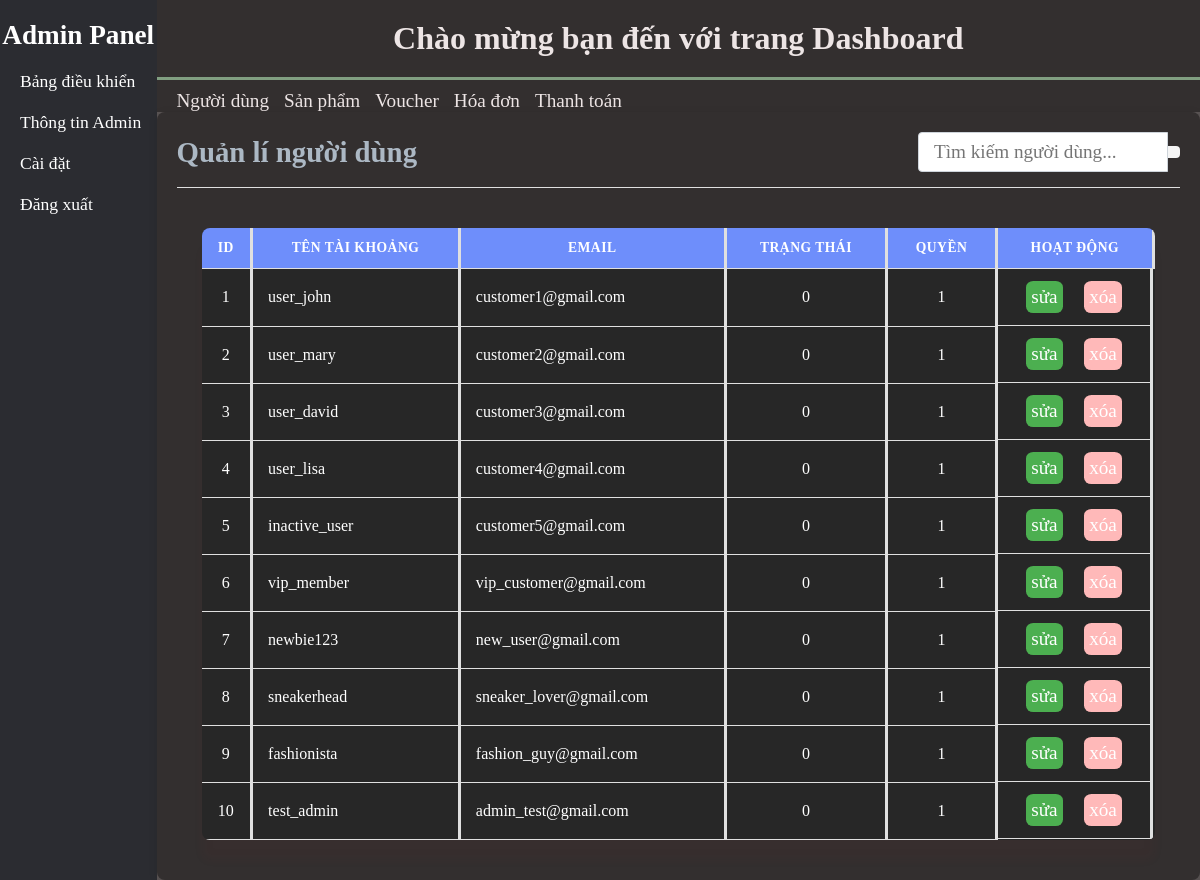
The app's page /admin.php, older data.
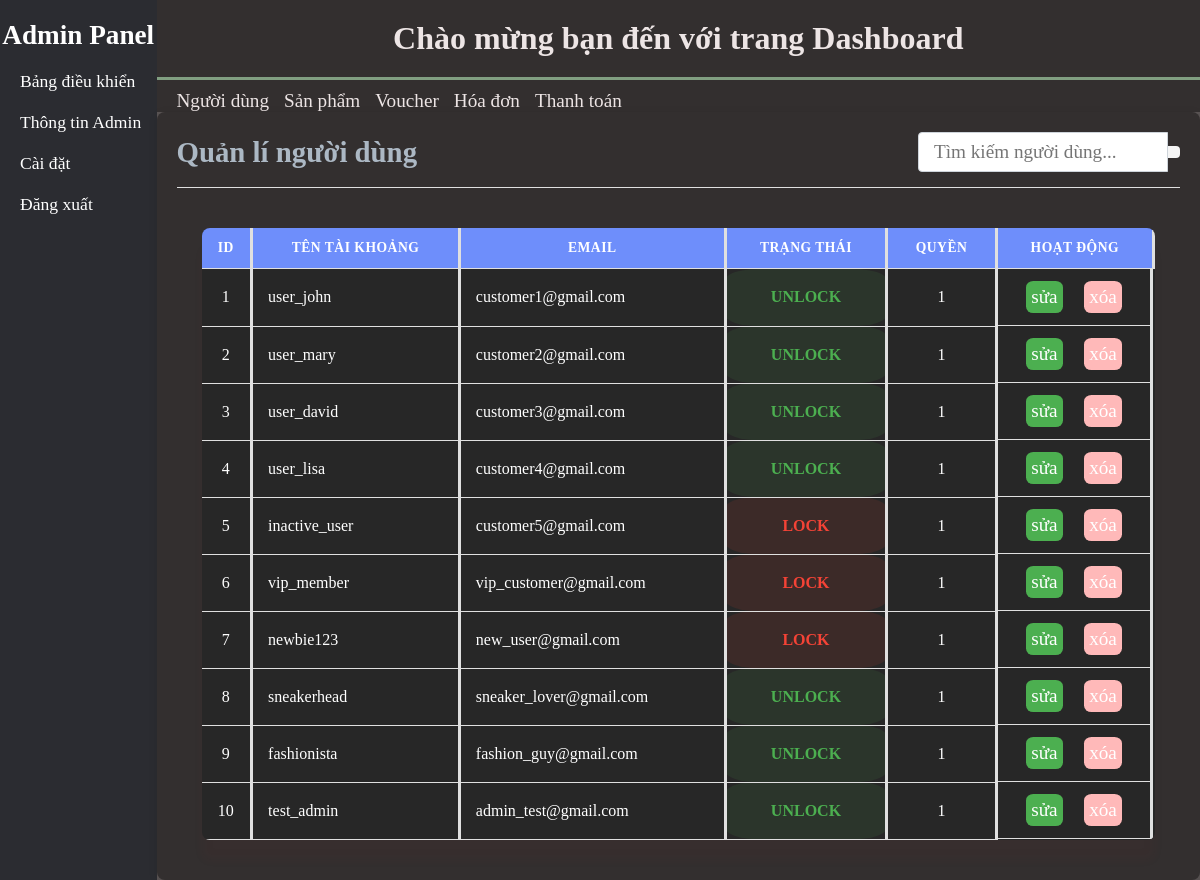
The same page, newer data.
### tables this page shows
CREATE TABLE users
(
  id INT NOT NULL AUTO_INCREMENT,
  email VARCHAR(100) NOT NULL,
  password VARCHAR(255) NOT NULL,
  status char(10) NOT NULL DEFAULT 'UNLOCK',
  username VARCHAR(50) NOT NULL,
  created_at TIMESTAMP DEFAULT CURRENT_TIMESTAMP,
  updated_at TIMESTAMP DEFAULT CURRENT_TIMESTAMP ON UPDATE CURRENT_TIMESTAMP,
  PRIMARY KEY (id),
  UNIQUE (email),
  UNIQUE (username)
);

### database/database_sever.php (called while the page is built, shortened)
<?php
    class database_sever{
        private $host = 'localhost';
        private $username = 'root';
        private $password = '';
        public $conn = null;
        public function __construct($db_name="bangiay"){
            $this->db_name = $db_name;
        try {
            $this->conn = new PDO(
                'mysql:host=' . $this->host . ';dbname=' . $this->db_name,
                $this->username,
                $this->password
            );
            $this->conn->setAttribute(PDO::ATTR_ERRMODE, PDO::ERRMODE_EXCEPTION);
            $this->conn->setAttribute(PDO::ATTR_DEFAULT_FETCH_MODE, PDO::FETCH_ASSOC);
            $this->conn->setAttribute(PDO::ATTR_EMULATE_PREPARES, false);
        } catch(PDOException $e) {
            error_log("Connection Error: " . $e->getMessage());
            throw new Exception("Database connection failed");
        }
        }
        public function view_table($string_query){
            try{
                $this->stmt = $this->conn->prepare($string_query);
                $this->stmt->execute();
                return $this->stmt->fetchAll();
            } catch(PDOException $e) {
                echo "Lỗi: " . $e->getMessage();
            }
        }
    }
?>

### dao/UserDao.php (called while the page is built, shortened)
<?php
require_once __DIR__ . '/../DTO/UserDTO.php';
require_once __DIR__ . '/../database/database_sever.php';
class UserDao {
    private $db;
    public function __construct() {
        $this->db = new database_sever();
    }
    public function view_all() {
        $sql = "SELECT * FROM users";
        $results = $this->db->view_table($sql);
        $users = [];
        foreach ($results as $row) {
            $users[] = new UserDTO($row);
        }
        return $users;
    }
}
?>

### DTO/UserDTO.php (called while the page is built, shortened)
<?php
class UserDTO {
    public function __construct($data) {
        $this->id = $data['id'] ?? null;
        $this->email = $data['email'] ?? '';
        $this->status = $data['status'] ?? 1;
        $this->username = $data['username'] ?? '';
    }
}?>

### admin/dashboard/table/account_management.php (the view)
<?php
    require_once __DIR__ . "/../../../dao/UserDao.php";
    $table_users = new UserDao();
    $users = $table_users->view_all();
    ?>
    <link rel="stylesheet" href="css/admin_style/dashboard/account_management.css">
    <link rel="stylesheet" href="css/admin_style/dashboard//table_main.css">
    <div class="account-management">
    <table>
        <thead><tr>
        <th>ID</th>
        <th>Tên tài khoảng</th>
        <th>Email</th>
        <th>Trạng thái</th>
        <th>Quyền</th>
        <th>Hoạt động</th></tr>
    </thead>
    <tbody><?php foreach($users as $user): ?>
        <tr data-id="<?= $user->id ?>">
        <td><?= $user->id ?></td>
        <td><?= $user->username ?></td>
        <td><?= $user->email ?></td>
        <td class="status-user status-<?= strtolower($user->status) ?>">
    <?= $user->status ?>
</td>
        <td>1</td>
        <td class='row button-update'>
            <button class='action-btn' data-action='update' data-id='<?= $user->id ?>'>sửa</button>
            <button class='action-btn' data-action='delete' data-id='<?= $user->id ?>'>xóa</button>
        </td>
        </tr>
        <?php endforeach; ?></tbody>
    </table>
</div>

### admin.php (shortened to what this page needs)
<!DOCTYPE html>
<html lang="en">
<head>
    <link rel="stylesheet" href="css/admin_style/style.css">
</head>
<body>
    <div class="Admin-container row">
        <div class="left-menu column">
        <h1>Admin Panel</h1>
        <div class="Dashboard"><ion-icon name="clipboard-outline"></ion-icon> Bảng điều khiển</div>
        <div class="Infor_Admin"><ion-icon name="person-outline"></ion-icon> Thông tin Admin</div>
        <div class="Setting"><ion-icon name="settings-outline"></ion-icon> Cài đặt</div>
        <div class="Logout"><ion-icon name="log-out-outline"></ion-icon> Đăng xuất</div>
    </div>
        <div class="right-menu column">
            <?php include("admin/dashboard.php");?>
        </div>
    </div>
</body>
</html>

### admin/dashboard.php
<div class="top-menu column">
                <div class="title-dashboard"><h1>Chào mừng bạn đến với trang Dashboard</h1></div>
                <div class="button-view row">
                    <div class="users-view">Người dùng</div>
                    <div class="products-view">Sản phẩm</div>
                    <div class="voucher-view">Voucher</div>
                    <div class="bill-view">Hóa đơn</div>
                    <div class="Paymen-view">Thanh toán</div>
                </div>
            </div>
            <div class="main-menu">
                <?php include("dashboard/dashboard_customer.php");?>
            </div>

### admin/dashboard/dashboard_customer.php (shortened to what this page needs)
<link rel="stylesheet" href="css/admin_style/dashboard_style.css">
<div class="dashboard-bar">
    <div class="header-container">
        <div class="title">
            <h1>Quản lí người dùng</h1>
        </div>
        <div class="search-bar">
            <input type="text" placeholder="Tìm kiếm người dùng...">
            <button class="search-btn">
            </button>
        </div>
    </div>
    <?php include("table/account_management.php");?>
</div>

### css/admin_style/style.css (style rules this page uses)
.row { display: flex; flex-direction: row; }
.column { display: flex; flex-direction: column; }
* { margin: 0; padding: 0; box-sizing: border-box; font-family: 'Times New Roman', Times, serif; }
.Admin-container { background-color: rgb(90, 84, 84); }
.left-menu { min-height: 100%; background-color: #2b2c31; width: 15%; color: white; }
.left-menu h1 { display: flex; justify-content: center; align-items: center; font-size: 1.7em; padding-top: 20px; }
.left-menu div { font-size: 1.1em; margin-top: 20px; display: block; padding-left: 20px; }
.top-menu { color: rgb(237, 229, 229); width: 100%; min-height: 75px; background-color: rgb(51, 47, 47); }
.top-menu .title-dashboard { border-bottom: 3px rgb(129, 159, 129) solid; display: flex; justify-content: center; align-items: center; }
.top-menu .title-dashboard>h1 { padding: 20px; }
.top-menu .button-view { font-size: 1.2em; padding-top: 10px; padding-left: 20px; gap: 15px; }
.right-menu { width: 100%; }

### css/admin_style/dashboard_style.css (style rules this page uses)
.dashboard-bar { background-color: rgb(51, 47, 47); padding: 20px; border-radius: 8px; box-shadow: 0 2px 10px rgba(0, 0, 0, 0.1); }
.header-container { display: flex; justify-content: space-between; align-items: center; margin-bottom: 20px; padding-bottom: 15px; border-bottom: 1px solid #e0e0e0; }
.title h1 { color: #acb8c4; font-size: 1.8em; font-weight: 600; margin: 0; }
.search-bar { display: flex; align-items: center; }
.search-bar input { padding: 8px 15px; border: 1px solid #ced4da; border-radius: 4px 0 0 4px; font-size: 1.2em; width: 250px; outline: none; transition: border-color 0.3s; }
.search-btn { background-color: whitesmoke; color: rgb(51, 50, 50); border: none; padding: 6px; border-radius: 0 4px 4px 0; cursor: pointer; transition: background-color 0.3s; font-size: 1.4em; }

### css/admin_style/dashboard/account_management.css (style rules this page uses)
.account-management { display: flex; justify-content: center; align-items: center; }
.account-management table tbody td>button { border-radius: 20%; padding: 5px; font-size: 1.2em; }
.account-management table tbody td>button:last-child { background-color:rgb(255, 185, 185); }
.row { display: flex; flex-direction: row; }
.column { display: flex; flex-direction: column; }
.status-unlock { color: #4CAF50; font-weight: bold; background-color: rgba(76, 175, 80, 0.1); padding: 3px 8px; border-radius: 20%; text-align: center; }
.status-lock, .status-locked { text-align: center; color: #f44336; font-weight: bold; background-color: rgba(244, 67, 54, 0.1); padding: 3px 8px; border-radius: 20%; }

### css/admin_style/dashboard/table_main.css (style rules this page uses)
table { width: 95%; color: white; border-collapse: collapse; margin: 20px 0; font-family: 'Segoe UI', Tahoma, Geneva, Verdana, sans-serif; box-shadow: 0 20px 10px rgba(131, 43, 43, 0.05); border-radius: 8px; overflow: hidden; background-color: rgb(39, 39, 39); }
th, td { padding: 12px 15px; text-align: left; border-bottom: 1px solid #e0e0e0; border-right: 3px #e0e0e0 solid; }
th { text-align: center; background-color: #6e8efb; color: white; font-weight: 600; text-transform: uppercase; font-size: 0.85em; letter-spacing: 0.5px; }
td:first-child { text-align: center; width: 50px; }
td:nth-child(4), td:nth-child(5) { text-align: center; }
td:last-child { text-align: center; }
.button-update { display: flex; justify-content: space-evenly; gap: 8px; }
.action-btn { padding: 6px 12px; border: none; border-radius: 4px; color: white; cursor: pointer; font-size: 0.85em; transition: all 0.3s ease; display: inline-flex; align-items: center; gap: 5px; }
.action-btn[data-action="update"] { background-color: #4CAF50; }
.action-btn[data-action="delete"] { background-color: #f44336; }

Row changes from the older to the newer data that the page shows:
changed users "user_john": status "0" → "UNLOCK"
changed users "user_mary": status "0" → "UNLOCK"
changed users "user_david": status "0" → "UNLOCK"
changed users "user_lisa": status "0" → "UNLOCK"
changed users "inactive_user": status "0" → "LOCK"
changed users "vip_member": status "0" → "LOCK"
changed users "newbie123": status "0" → "LOCK"
changed users "sneakerhead": status "0" → "UNLOCK"
changed users "fashionista": status "0" → "UNLOCK"
changed users "test_admin": status "0" → "UNLOCK"
